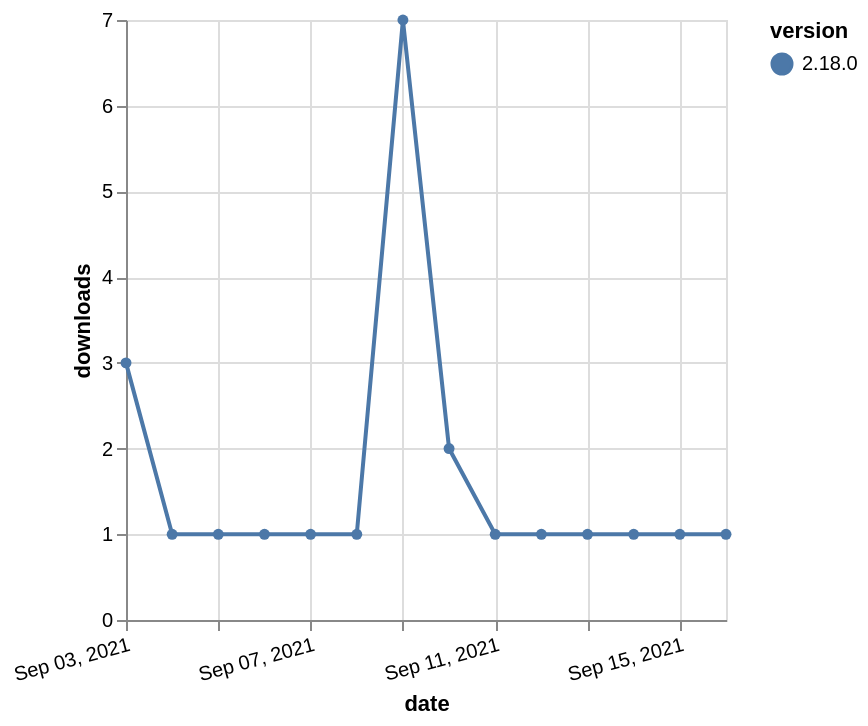

Write the Vega-Lite specification saved for this chart.
### Vega-Lite specification from a JSON file in a GitHub repository (floating-point values rounded to 4 significant figures)
{"$schema": "https://vega.github.io/schema/vega-lite/v5.json", "description": "A simple bar chart with embedded data.", "data": {"values": [{"date": "2021-09-03", "total": 482, "delta": 3, "version": "2.18.0"}, {"date": "2021-09-04", "total": 483, "delta": 1, "version": "2.18.0"}, {"date": "2021-09-05", "total": 484, "delta": 1, "version": "2.18.0"}, {"date": "2021-09-06", "total": 485, "delta": 1, "version": "2.18.0"}, {"date": "2021-09-07", "total": 486, "delta": 1, "version": "2.18.0"}, {"date": "2021-09-08", "total": 487, "delta": 1, "version": "2.18.0"}, {"date": "2021-09-09", "total": 494, "delta": 7, "version": "2.18.0"}, {"date": "2021-09-10", "total": 496, "delta": 2, "version": "2.18.0"}, {"date": "2021-09-11", "total": 497, "delta": 1, "version": "2.18.0"}, {"date": "2021-09-12", "total": 498, "delta": 1, "version": "2.18.0"}, {"date": "2021-09-13", "total": 499, "delta": 1, "version": "2.18.0"}, {"date": "2021-09-14", "total": 500, "delta": 1, "version": "2.18.0"}, {"date": "2021-09-15", "total": 501, "delta": 1, "version": "2.18.0"}, {"date": "2021-09-16", "total": 502, "delta": 1, "version": "2.18.0"}]}, "width": "container", "mark": {"type": "line", "point": {"filled": true}}, "encoding": {"x": {"field": "date", "type": "temporal", "timeUnit": "yearmonthdate", "title": "date", "axis": {"labelAngle": -15}}, "y": {"field": "delta", "type": "quantitative", "title": "downloads"}, "color": {"field": "version", "type": "nominal"}, "tooltip": {"field": "delta"}}}
